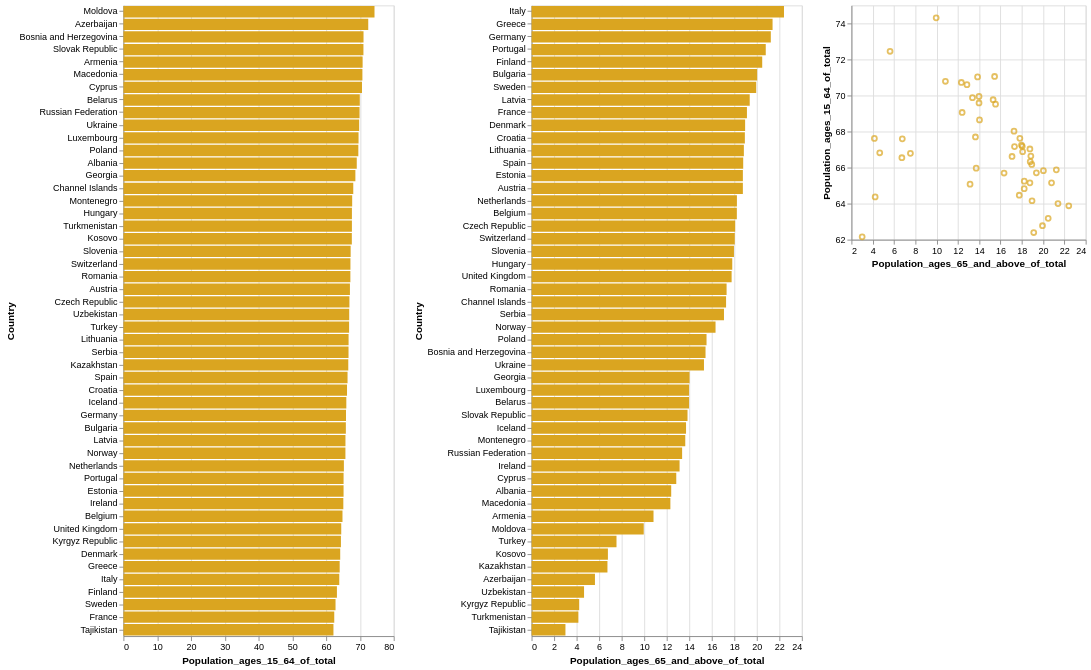

The Vega-Lite source for this figure:
### Vega-Lite specification from a JSON file in a GitHub repository (floating-point values rounded to 4 significant figures)
{"$schema": "https://vega.github.io/schema/vega-lite/v4.json", "data": {"values": [{"Code": "ALB", "Country": "Albania", "Population_ages_15_64_of_total": 69.06, "Population_ages_65_and_above_of_total": 12.4}, {"Code": "ARM", "Country": "Armenia", "Population_ages_15_64_of_total": 70.79, "Population_ages_65_and_above_of_total": 10.83}, {"Code": "AUT", "Country": "Austria", "Population_ages_15_64_of_total": 67.03, "Population_ages_65_and_above_of_total": 18.76}, {"Code": "AZE", "Country": "Azerbaijan", "Population_ages_15_64_of_total": 72.46, "Population_ages_65_and_above_of_total": 5.626}, {"Code": "BLR", "Country": "Belarus", "Population_ages_15_64_of_total": 69.95, "Population_ages_65_and_above_of_total": 13.98}, {"Code": "BEL", "Country": "Belgium", "Population_ages_15_64_of_total": 64.83, "Population_ages_65_and_above_of_total": 18.22}, {"Code": "BIH", "Country": "Bosnia and Herzegovina", "Population_ages_15_64_of_total": 71.06, "Population_ages_65_and_above_of_total": 15.44}, {"Code": "BGR", "Country": "Bulgaria", "Population_ages_15_64_of_total": 65.83, "Population_ages_65_and_above_of_total": 20.03}, {"Code": "CHI", "Country": "Channel Islands", "Population_ages_15_64_of_total": 68.02, "Population_ages_65_and_above_of_total": 17.27}, {"Code": "HRV", "Country": "Croatia", "Population_ages_15_64_of_total": 66.17, "Population_ages_65_and_above_of_total": 18.94}, {"Code": "CYP", "Country": "Cyprus", "Population_ages_15_64_of_total": 70.6, "Population_ages_65_and_above_of_total": 12.85}, {"Code": "CZE", "Country": "Czech Republic", "Population_ages_15_64_of_total": 66.88, "Population_ages_65_and_above_of_total": 18.08}, {"Code": "DNK", "Country": "Denmark", "Population_ages_15_64_of_total": 64.16, "Population_ages_65_and_above_of_total": 18.96}, {"Code": "EST", "Country": "Estonia", "Population_ages_15_64_of_total": 65.15, "Population_ages_65_and_above_of_total": 18.76}, {"Code": "FIN", "Country": "Finland", "Population_ages_15_64_of_total": 63.18, "Population_ages_65_and_above_of_total": 20.48}, {"Code": "FRA", "Country": "France", "Population_ages_15_64_of_total": 62.4, "Population_ages_65_and_above_of_total": 19.12}, {"Code": "GEO", "Country": "Georgia", "Population_ages_15_64_of_total": 68.65, "Population_ages_65_and_above_of_total": 14.03}, {"Code": "DEU", "Country": "Germany", "Population_ages_15_64_of_total": 65.87, "Population_ages_65_and_above_of_total": 21.24}, {"Code": "GRC", "Country": "Greece", "Population_ages_15_64_of_total": 64.0, "Population_ages_65_and_above_of_total": 21.4}, {"Code": "HUN", "Country": "Hungary", "Population_ages_15_64_of_total": 67.62, "Population_ages_65_and_above_of_total": 17.82}, {"Code": "ISL", "Country": "Iceland", "Population_ages_15_64_of_total": 65.97, "Population_ages_65_and_above_of_total": 13.71}, {"Code": "IRL", "Country": "Ireland", "Population_ages_15_64_of_total": 65.08, "Population_ages_65_and_above_of_total": 13.14}, {"Code": "ITA", "Country": "Italy", "Population_ages_15_64_of_total": 63.88, "Population_ages_65_and_above_of_total": 22.41}, {"Code": "KAZ", "Country": "Kazakhstan", "Population_ages_15_64_of_total": 66.55, "Population_ages_65_and_above_of_total": 6.736}, {"Code": "XKX", "Country": "Kosovo", "Population_ages_15_64_of_total": 67.6, "Population_ages_65_and_above_of_total": 6.776}, {"Code": "KGZ", "Country": "Kyrgyz Republic", "Population_ages_15_64_of_total": 64.37, "Population_ages_65_and_above_of_total": 4.227}, {"Code": "LVA", "Country": "Latvia", "Population_ages_15_64_of_total": 65.71, "Population_ages_65_and_above_of_total": 19.37}, {"Code": "LTU", "Country": "Lithuania", "Population_ages_15_64_of_total": 66.64, "Population_ages_65_and_above_of_total": 18.85}, {"Code": "LUX", "Country": "Luxembourg", "Population_ages_15_64_of_total": 69.58, "Population_ages_65_and_above_of_total": 13.98}, {"Code": "MDA", "Country": "Moldova", "Population_ages_15_64_of_total": 74.31, "Population_ages_65_and_above_of_total": 9.958}, {"Code": "MNE", "Country": "Montenegro", "Population_ages_15_64_of_total": 67.7, "Population_ages_65_and_above_of_total": 13.65}, {"Code": "NLD", "Country": "Netherlands", "Population_ages_15_64_of_total": 65.25, "Population_ages_65_and_above_of_total": 18.23}, {"Code": "NOR", "Country": "Norway", "Population_ages_15_64_of_total": 65.7, "Population_ages_65_and_above_of_total": 16.33}, {"Code": "POL", "Country": "Poland", "Population_ages_15_64_of_total": 69.52, "Population_ages_65_and_above_of_total": 15.53}, {"Code": "PRT", "Country": "Portugal", "Population_ages_15_64_of_total": 65.16, "Population_ages_65_and_above_of_total": 20.79}, {"Code": "ROU", "Country": "Romania", "Population_ages_15_64_of_total": 67.17, "Population_ages_65_and_above_of_total": 17.31}, {"Code": "RUS", "Country": "Russian Federation", "Population_ages_15_64_of_total": 69.88, "Population_ages_65_and_above_of_total": 13.37}, {"Code": "SRB", "Country": "Serbia", "Population_ages_15_64_of_total": 66.62, "Population_ages_65_and_above_of_total": 17.08}, {"Code": "SVK", "Country": "Slovak Republic", "Population_ages_15_64_of_total": 71.03, "Population_ages_65_and_above_of_total": 13.85}, {"Code": "SVN", "Country": "Slovenia", "Population_ages_15_64_of_total": 67.25, "Population_ages_65_and_above_of_total": 17.97}, {"Code": "ESP", "Country": "Spain", "Population_ages_15_64_of_total": 66.33, "Population_ages_65_and_above_of_total": 18.79}, {"Code": "SWE", "Country": "Sweden", "Population_ages_15_64_of_total": 62.77, "Population_ages_65_and_above_of_total": 19.94}, {"Code": "CHE", "Country": "Switzerland", "Population_ages_15_64_of_total": 67.18, "Population_ages_65_and_above_of_total": 18.04}, {"Code": "TJK", "Country": "Tajikistan", "Population_ages_15_64_of_total": 62.16, "Population_ages_65_and_above_of_total": 3.006}, {"Code": "TUR", "Country": "Turkey", "Population_ages_15_64_of_total": 66.79, "Population_ages_65_and_above_of_total": 7.539}, {"Code": "TKM", "Country": "Turkmenistan", "Population_ages_15_64_of_total": 67.62, "Population_ages_65_and_above_of_total": 4.155}, {"Code": "UKR", "Country": "Ukraine", "Population_ages_15_64_of_total": 69.77, "Population_ages_65_and_above_of_total": 15.31}, {"Code": "GBR", "Country": "United Kingdom", "Population_ages_15_64_of_total": 64.47, "Population_ages_65_and_above_of_total": 17.76}, {"Code": "UZB", "Country": "Uzbekistan", "Population_ages_15_64_of_total": 66.82, "Population_ages_65_and_above_of_total": 4.658}, {"Code": "MKD", "Country": "Macedonia", "Population_ages_15_64_of_total": 70.72, "Population_ages_65_and_above_of_total": 12.32}]}, "hconcat": [{"mark": "bar", "height": 700, "params": [{"name": "brush", "select": {"type": "interval", "encodings": ["y"]}}], "encoding": {"y": {"field": "Country", "type": "ordinal", "sort": "-x"}, "x": {"field": "Population_ages_15_64_of_total", "type": "quantitative"}, "color": {"condition": {"selection": {"not": "brush"}, "value": "steelblue"}, "value": "goldenrod"}}}, {"mark": "bar", "height": 700, "params": [{"name": "brush", "select": {"type": "interval", "encodings": ["y"]}}], "encoding": {"y": {"field": "Country", "type": "ordinal", "sort": "-x"}, "x": {"field": "Population_ages_65_and_above_of_total", "type": "quantitative"}, "color": {"condition": {"selection": {"not": "brush"}, "value": "steelblue"}, "value": "goldenrod"}}}, {"mark": "point", "width": 260, "height": 260, "params": [{"name": "brush", "select": "interval"}], "encoding": {"y": {"field": "Population_ages_15_64_of_total", "type": "quantitative", "scale": {"zero": false}}, "x": {"field": "Population_ages_65_and_above_of_total", "type": "quantitative", "scale": {"zero": false}}, "color": {"condition": {"selection": {"not": "brush"}, "value": "steelblue"}, "value": "goldenrod"}}}]}
